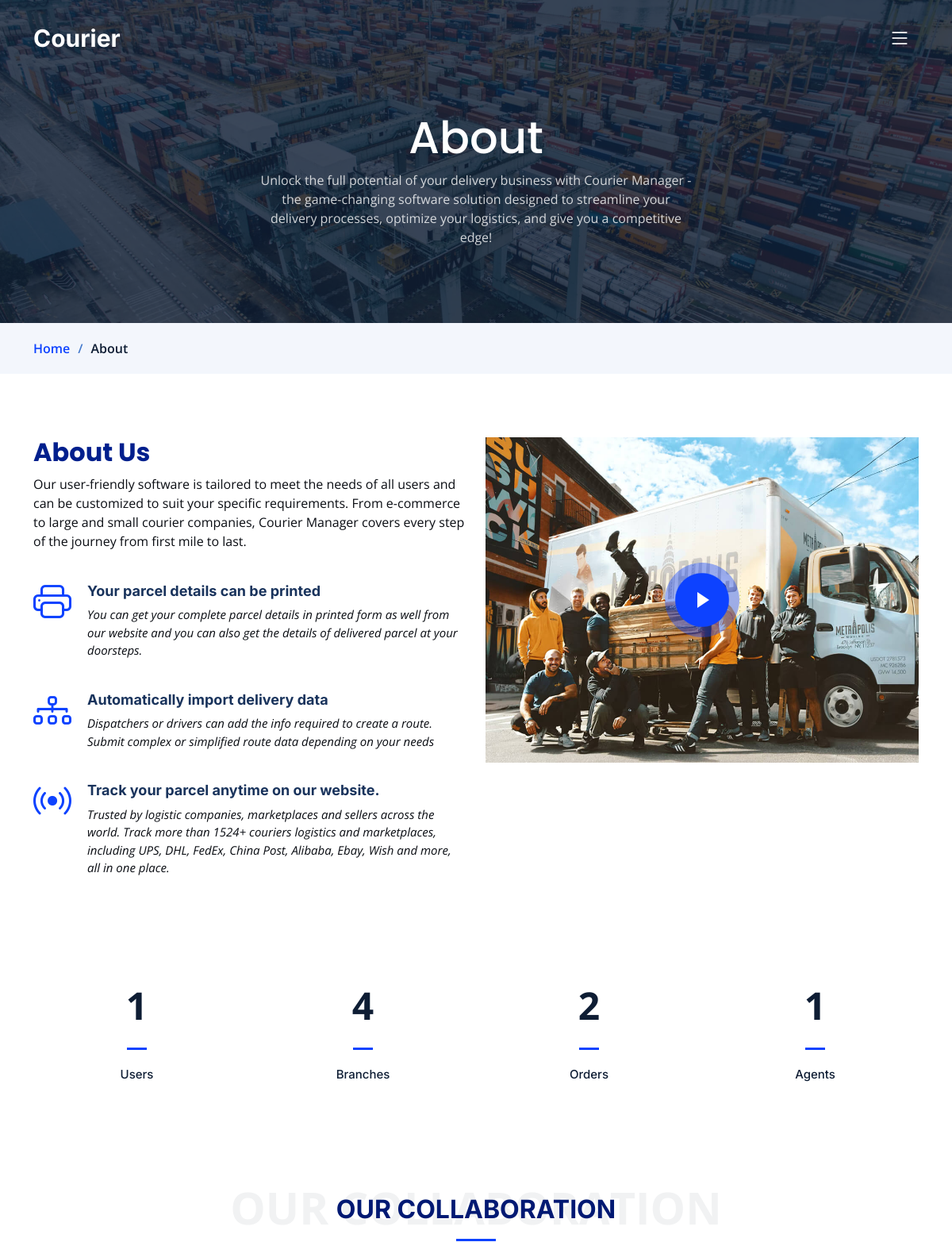
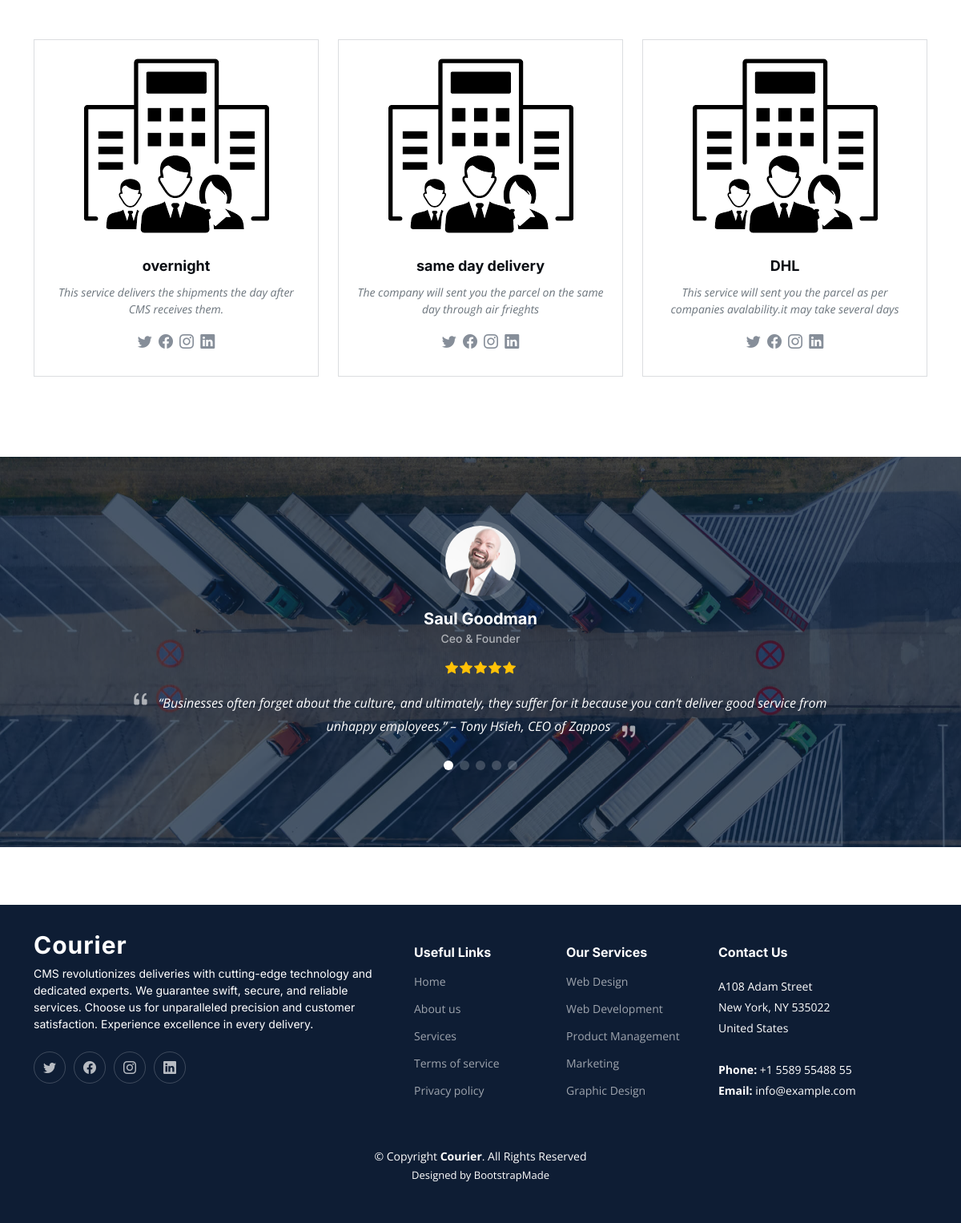
The app's page /Eproject/user/about.php (signed in) with its own data (2 pictures, top to bottom).
### tables this page shows
CREATE TABLE `tbl_company` (
  `co_id` int(11) NOT NULL,
  `co_desc` varchar(100) NOT NULL,
  `co_money` bigint(20) NOT NULL,
  `co_name` varchar(50) NOT NULL,
  `status` int(11) NOT NULL
);

### Eproject/user/about.php (the view, shortened to what this page needs)
<?php
include('connection.php');
$fetch_q = "SELECT * FROM `tbl_company`";
$run_q = mysqli_query($conn, $fetch_q);
$countbranch = "SELECT COUNT(*) as totalbranches FROM tbl_branch";
$countagent = "SELECT COUNT(*) as totalagents FROM tbl_agent";
$countuser = "SELECT COUNT(*) as totalusers FROM tbl_user WHERE r_id = '2'";
$countorder = "SELECT COUNT(*) as totalorders FROM tbl_order";
$q1 = mysqli_query($conn, $countbranch);
$q2 = mysqli_query($conn, $countagent);
$q3 = mysqli_query($conn, $countuser);
$q4 = mysqli_query($conn, $countorder);
$row1 = mysqli_fetch_assoc($q1);
$row2 = mysqli_fetch_assoc($q2);
$row3 = mysqli_fetch_assoc($q3);
$row4 = mysqli_fetch_assoc($q4);
$totalbranches = $row1['totalbranches'];
$totalagents= $row2['totalagents'];
$totalusers= $row3['totalusers'];
$totalorders= $row4['totalorders'];
?>
  <?php include('navbar.php');?>
  <main id="main">
    <div class="breadcrumbs">
      <div class="page-header d-flex align-items-center" style="background-image: url('assets/img/page-header.jpg');">
        <div class="container position-relative">
          <div class="row d-flex justify-content-center">
            <div class="col-lg-6 text-center">
              <h2>About</h2>
              <p>Unlock the full potential of your delivery business with Courier Manager - the
game-changing software solution designed to streamline your delivery processes, optimize
your logistics, and give you a competitive edge!</p>
            </div>
          </div>
        </div>
      </div>
      <nav>
        <div class="container">
          <ol>
            <li><a href="index.html">Home</a></li>
            <li>About</li>
          </ol>
        </div>
      </nav>
    </div>
    <section id="about" class="about">
      <div class="container" data-aos="fade-up">
        <div class="row gy-4">
          <div class="col-lg-6 position-relative align-self-start order-lg-last order-first">
            <img src="assets/img/about.jpg" class="img-fluid" alt="">
            <a href="https://youtu.be/x4hh3Hh4xSk?si=_YOShC0753p8zoTX" class="glightbox play-btn"></a>
          </div>
          <div class="col-lg-6 content order-last  order-lg-first">
            <h3>About Us</h3>
            <p>
            Our user-friendly software is tailored to meet the needs of all users and can be customized to suit
your specific requirements. From e-commerce to large and small courier companies,
Courier Manager covers every step of the journey from first mile to last.
            </p>
            <ul>
              <li data-aos="fade-up" data-aos-delay="100">
              <i class="bi bi-printer"></i>
                <div>
                  <h5>Your parcel details can be printed</h5>
                  <p class="fst-italic">You can get your complete parcel details in printed form as well from our website and you can also get the details of delivered parcel at your doorsteps.</p>
                </div>
              </li>
              <li data-aos="fade-up" data-aos-delay="200">
                <i class="bi bi-diagram-3"></i>
                <div>
                  <h5>Automatically import delivery data
</h5>
                  <p class="fst-italic">Dispatchers or drivers can add the info required to create a route. Submit complex or simplified route data depending on your needs</p>
                </div>
              </li>
              <li data-aos="fade-up" data-aos-delay="300">
                <i class="bi bi-broadcast"></i>
                <div>
                  <h5>Track your parcel anytime on our website.</h5>
                  <p class="fst-italic">Trusted by logistic companies, marketplaces and sellers across the world.
Track more than 1524+ couriers logistics and marketplaces, including UPS, DHL, FedEx, China Post, Alibaba, Ebay, Wish and more, all in one place.</p>
                </div>
              </li>
            </ul>
          </div>
        </div>
      </div>
    </section>
    <section id="stats-counter" class="stats-counter pt-0">
      <div class="container" data-aos="fade-up">
        <div class="row gy-4">
          <div class="col-lg-3 col-md-6">
            <div class="stats-item text-center w-100 h-100">
              <span><?php echo $totalusers; ?></span>
              <p>Users</p>
            </div>
          </div>
          <div class="col-lg-3 col-md-6">
            <div class="stats-item text-center w-100 h-100">
              <span><?php echo $totalbranches; ?></span>
              <p>Branches</p>
            </div>
          </div>
          <div class="col-lg-3 col-md-6">
            <div class="stats-item text-center w-100 h-100">
              <span><?php echo $totalorders; ?></span>
              <p>Orders</p>
            </div>
          </div>
          <div class="col-lg-3 col-md-6">
            <div class="stats-item text-center w-100 h-100">
              <span><?php echo $totalagents; ?></span>
              <p>Agents</p>
            </div>
          </div>
        </div>
      </div>
    </section>
    <section id="team" class="team pt-0">
      <div class="container" data-aos="fade-up">
        <div class="section-header">
          <h2>Our Collaboration</h2>
        </div>
        <div class="row" data-aos="fade-up" data-aos-delay="100">
   <?php while($row = mysqli_fetch_array($run_q)){ ?>
          <div class="col-lg-4 col-md-6 d-flex">
            <div class="member">
              <br>
              <img src="assets/img/icon.png" class="img-fluid" alt="">
              <div class="member-content">
                <h4><?php echo $row['co_name']; ?></h4>
                <p>
                <?php echo $row['co_desc']; ?>
                </p>
                <div class="social">
                  <a href=""><i class="bi bi-twitter"></i></a>
                  <a href=""><i class="bi bi-facebook"></i></a>
                  <a href=""><i class="bi bi-instagram"></i></a>
                  <a href=""><i class="bi bi-linkedin"></i></a>
                </div>
              </div>
            </div>
          </div>
         <?php } ?>
         </div>
      </div>
    </section>
    <section id="testimonials" class="testimonials">
      <div class="container">
        <div class="slides-1 swiper" data-aos="fade-up">
          <div class="swiper-wrapper">
            <div class="swiper-slide">
              <div class="testimonial-item">
                <img src="assets/img/testimonials/testimonials-1.jpg" class="testimonial-img" alt="">
                <h3>Saul Goodman</h3>
                <h4>Ceo &amp; Founder</h4>
                <div class="stars">
                  <i class="bi bi-star-fill"></i><i class="bi bi-star-fill"></i><i class="bi bi-star-fill"></i><i class="bi bi-star-fill"></i><i class="bi bi-star-fill"></i>
                </div>
                <p>
                  <i class="bi bi-quote quote-icon-left"></i>
                  “Businesses often forget about the culture, and ultimately, they suffer for it because you can’t deliver good service from unhappy employees.”
– Tony Hsieh, CEO of Zappos
                  <i class="bi bi-quote quote-icon-right"></i>
                </p>
              </div>
            </div>
          </div>
          <div class="swiper-pagination"></div>
        </div>
      </div>
    </section>
  </main>
<br><br>
<br>
  <?php include('footer.php');?>

### records on screen
tbl_company: co_name "overnight", co_desc "This service delivers the shipments the day after CMS receives them."
tbl_company: co_name "same day delivery", co_desc "The company will sent you the parcel on the same day through air frieghts"
tbl_company: co_name "DHL", co_desc "This service will sent you the parcel as per companies avalability.it may take several days"

### other values on screen
$totalusers "1"
$totalbranches "4"
$totalorders "2"
$totalagents "1"
